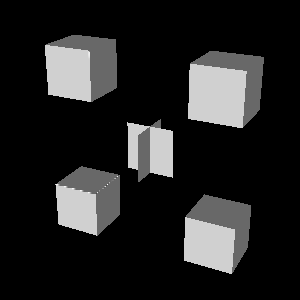

Generate this figure with Python:
#!/usr/bin/env python

# Compute volumes and areas of multiple polygonal objects using
# vtkMultiObjectMassProperties, including valid and invalid meshes.

# Factory overrides
import vtkmodules.vtkInteractionStyle  # noqa: F401
import vtkmodules.vtkRenderingOpenGL2  # noqa: F401

from vtkmodules.vtkCommonCore import vtkPoints
from vtkmodules.vtkCommonDataModel import (
    vtkCellArray,
    vtkPolyData,
)
from vtkmodules.vtkFiltersCore import vtkMultiObjectMassProperties
from vtkmodules.vtkRenderingCore import (
    vtkActor,
    vtkPolyDataMapper,
    vtkRenderWindow,
    vtkRenderWindowInteractor,
    vtkRenderer,
)

# Build polydata with five "blocks": four unit cubes and one invalid X-mesh
poly_data = vtkPolyData()
grid_points = vtkPoints()
polys = vtkCellArray()
poly_data.SetPoints(grid_points)
poly_data.SetPolys(polys)

grid_points.SetNumberOfPoints(42)

# First block (unit cube at lower-left)
grid_points.SetPoint(0, -2, -2, -0.5)
grid_points.SetPoint(1, -1, -2, -0.5)
grid_points.SetPoint(2, -2, -1, -0.5)
grid_points.SetPoint(3, -1, -1, -0.5)
grid_points.SetPoint(4, -2, -2, 0.5)
grid_points.SetPoint(5, -1, -2, 0.5)
grid_points.SetPoint(6, -2, -1, 0.5)
grid_points.SetPoint(7, -1, -1, 0.5)

# Second block (unit cube at lower-right)
grid_points.SetPoint(8, 1, -2, -0.5)
grid_points.SetPoint(9, 2, -2, -0.5)
grid_points.SetPoint(10, 1, -1, -0.5)
grid_points.SetPoint(11, 2, -1, -0.5)
grid_points.SetPoint(12, 1, -2, 0.5)
grid_points.SetPoint(13, 2, -2, 0.5)
grid_points.SetPoint(14, 1, -1, 0.5)
grid_points.SetPoint(15, 2, -1, 0.5)

# Third block (unit cube at upper-left)
grid_points.SetPoint(16, -2, 1, -0.5)
grid_points.SetPoint(17, -1, 1, -0.5)
grid_points.SetPoint(18, -2, 2, -0.5)
grid_points.SetPoint(19, -1, 2, -0.5)
grid_points.SetPoint(20, -2, 1, 0.5)
grid_points.SetPoint(21, -1, 1, 0.5)
grid_points.SetPoint(22, -2, 2, 0.5)
grid_points.SetPoint(23, -1, 2, 0.5)

# Fourth block (unit cube at upper-right)
grid_points.SetPoint(24, 1, 1, -0.5)
grid_points.SetPoint(25, 2, 1, -0.5)
grid_points.SetPoint(26, 1, 2, -0.5)
grid_points.SetPoint(27, 2, 2, -0.5)
grid_points.SetPoint(28, 1, 1, 0.5)
grid_points.SetPoint(29, 2, 1, 0.5)
grid_points.SetPoint(30, 1, 2, 0.5)
grid_points.SetPoint(31, 2, 2, 0.5)

# Invalid poly mesh (an X shape)
grid_points.SetPoint(32, 0, -0.5, -0.5)
grid_points.SetPoint(33, 0, 0.5, -0.5)
grid_points.SetPoint(34, -0.5, -0.5, 0)
grid_points.SetPoint(35, 0, -0.5, 0)
grid_points.SetPoint(36, 0.5, -0.5, 0)
grid_points.SetPoint(37, -0.5, 0.5, 0)
grid_points.SetPoint(38, 0, 0.5, 0)
grid_points.SetPoint(39, 0.5, 0.5, 0)
grid_points.SetPoint(40, 0, -0.5, 0.5)
grid_points.SetPoint(41, 0, 0.5, 0.5)

# First block - all quads, consistent order
for face in [[0,1,3,2], [4,6,7,5], [0,4,5,1], [3,7,6,2], [1,5,7,3], [2,6,4,0]]:
    polys.InsertNextCell(4)
    for p in face:
        polys.InsertCellPoint(p)

# Second block - quads with a reversed polygon
for face in [[8,9,11,10], [12,13,15,14], [8,12,13,9], [11,15,14,10], [9,13,15,11], [10,14,12,8]]:
    polys.InsertNextCell(4)
    for p in face:
        polys.InsertCellPoint(p)

# Third block - triangles + quads
for face in [[16,17,19], [19,18,16]]:
    polys.InsertNextCell(3)
    for p in face:
        polys.InsertCellPoint(p)
for face in [[20,22,23,21], [16,20,21,17], [19,23,22,18], [17,21,23,19], [18,22,20,16]]:
    polys.InsertNextCell(4)
    for p in face:
        polys.InsertCellPoint(p)

# Fourth block - triangles + quads + reversals
for face in [[24,25,27], [26,27,24]]:
    polys.InsertNextCell(3)
    for p in face:
        polys.InsertCellPoint(p)
for face in [[28,30,31,29], [24,28,29,25], [27,31,30,26], [25,29,31,27], [26,30,28,24]]:
    polys.InsertNextCell(4)
    for p in face:
        polys.InsertCellPoint(p)

# Non-manifold X mesh - four quads
for face in [[32,33,38,35], [34,35,38,37], [35,36,39,38], [35,38,41,40]]:
    polys.InsertNextCell(4)
    for p in face:
        polys.InsertCellPoint(p)

# Compute mass properties
mass_props = vtkMultiObjectMassProperties()
mass_props.SetInputData(poly_data)
mass_props.Update()

num_objects = mass_props.GetNumberOfObjects()
print(f"Number of objects: {num_objects}")
print(f"All valid: {mass_props.GetAllValid()}")
print(f"Total area: {mass_props.GetTotalArea()}")
print(f"Total volume: {mass_props.GetTotalVolume()}")

validity = mass_props.GetOutput().GetFieldData().GetArray("ObjectValidity")
areas = mass_props.GetOutput().GetFieldData().GetArray("ObjectAreas")
volumes = mass_props.GetOutput().GetFieldData().GetArray("ObjectVolumes")
centroids = mass_props.GetOutput().GetFieldData().GetArray("ObjectCentroids")
print("Object ID, Valid, Area, Volume, Centroid")
for i in range(num_objects):
    print(i, validity.GetTuple1(i), areas.GetTuple1(i),
          volumes.GetTuple1(i), centroids.GetTuple3(i))

# Mapper
mapper = vtkPolyDataMapper()
mapper.SetInputConnection(mass_props.GetOutputPort())
mapper.ScalarVisibilityOff()

# Actor
actor = vtkActor()
actor.SetMapper(mapper)

# Renderer
renderer = vtkRenderer()
renderer.AddActor(actor)

# Window
render_window = vtkRenderWindow()
render_window.AddRenderer(renderer)
render_window.SetWindowName("multi object mass properties")

# Scene
renderer.GetActiveCamera().SetPosition(0.5, 0.5, 1)
renderer.GetActiveCamera().SetFocalPoint(0, 0, 0)
renderer.ResetCamera()

# Interactor
interactor = vtkRenderWindowInteractor()
interactor.SetRenderWindow(render_window)

interactor.Initialize()
interactor.Start()
